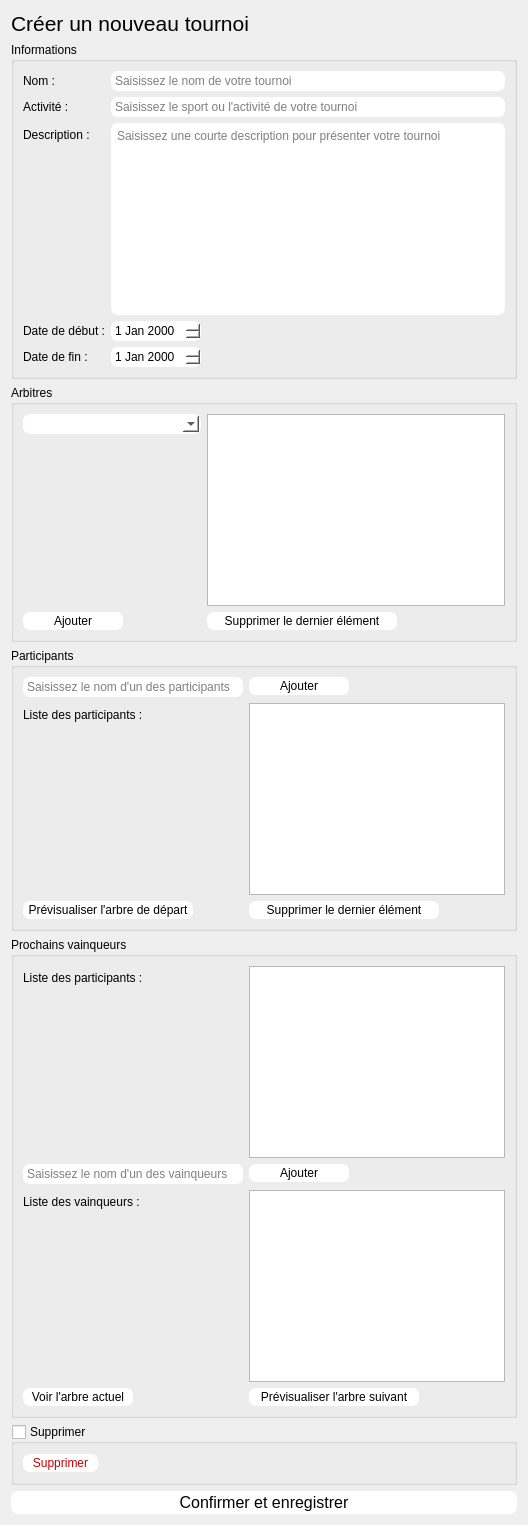
          <widget class="QWidget" name="createPage">
           <layout class="QVBoxLayout" name="verticalLayout_15">
            <item>
             <layout class="QHBoxLayout" name="horizontalLayout_11">
              <item>
               <widget class="QLabel" name="createTournamentLabel">
                <property name="font">
                 <font>
                  <pointsize>16</pointsize>
                 </font>
                </property>
                <property name="text">
                 <string>Créer un nouveau tournoi</string>
                </property>
               </widget>
              </item>
              <item>
               <spacer name="horizontalSpacer_3">
                <property name="orientation">
                 <enum>Qt::Horizontal</enum>
                </property>
                <property name="sizeHint" stdset="0">
                 <size>
                  <width>40</width>
                  <height>20</height>
                 </size>
                </property>
               </spacer>
              </item>
             </layout>
            </item>
            <item>
             <widget class="QGroupBox" name="tournamentInformationsGroupBox">
              <property name="title">
               <string>Informations</string>
              </property>
              <property name="flat">
               <bool>true</bool>
              </property>
              <layout class="QFormLayout" name="formLayout_4">
               <item row="0" column="0">
                <widget class="QLabel" name="tournamentNameLabel_2">
                 <property name="text">
                  <string>Nom :</string>
                 </property>
                </widget>
               </item>
               <item row="0" column="1">
                <widget class="QLineEdit" name="tournamentNameLineEdit">
                 <property name="maximumSize">
                  <size>
                   <width>448</width>
                   <height>16777215</height>
                  </size>
                 </property>
                 <property name="styleSheet">
                  <string notr="true">color: rgb(0, 0, 0);
background-color: rgb(255, 255, 255);
border: 2px solid white;
border-radius: 7px;</string>
                 </property>
                 <property name="placeholderText">
                  <string>Saisissez le nom de votre tournoi</string>
                 </property>
                 <property name="clearButtonEnabled">
                  <bool>true</bool>
                 </property>
                </widget>
               </item>
               <item row="1" column="0">
                <widget class="QLabel" name="tournamentActivityLabel">
                 <property name="text">
                  <string>Activité :</string>
                 </property>
                </widget>
               </item>
               <item row="1" column="1">
                <widget class="QLineEdit" name="tournamentActivityLineEdit">
                 <property name="maximumSize">
                  <size>
                   <width>448</width>
                   <height>16777215</height>
                  </size>
                 </property>
                 <property name="styleSheet">
                  <string notr="true">color: rgb(0, 0, 0);
background-color: rgb(255, 255, 255);
border: 2px solid white;
border-radius: 7px;</string>
                 </property>
                 <property name="placeholderText">
                  <string>Saisissez le sport ou l'activité de votre tournoi</string>
                 </property>
                 <property name="clearButtonEnabled">
                  <bool>true</bool>
                 </property>
                </widget>
               </item>
               <item row="2" column="0">
                <widget class="QLabel" name="tournamentResumeLabel">
                 <property name="text">
                  <string>Description :</string>
                 </property>
                </widget>
               </item>
               <item row="2" column="1">
                <widget class="QTextEdit" name="tournamentResumeTextEdit">
                 <property name="maximumSize">
                  <size>
                   <width>448</width>
                   <height>16777215</height>
                  </size>
                 </property>
                 <property name="styleSheet">
                  <string notr="true">color: rgb(0, 0, 0);
background-color: rgb(255, 255, 255);
border: 2px solid white;
border-radius: 7px;</string>
                 </property>
                 <property name="placeholderText">
                  <string>Saisissez une courte description pour présenter votre tournoi</string>
                 </property>
                </widget>
               </item>
               <item row="3" column="0">
                <widget class="QLabel" name="startDateLabel">
                 <property name="text">
                  <string>Date de début :</string>
                 </property>
                </widget>
               </item>
               <item row="3" column="1">
                <widget class="QDateEdit" name="startDateEdit">
                 <property name="maximumSize">
                  <size>
                   <width>90</width>
                   <height>16777215</height>
                  </size>
                 </property>
                 <property name="styleSheet">
                  <string notr="true">color: rgb(0, 0, 0);
background-color: rgb(255, 255, 255);
border: 2px solid white;
border-radius: 7px;</string>
                 </property>
                </widget>
               </item>
               <item row="4" column="0">
                <widget class="QLabel" name="endDateLabel">
                 <property name="text">
                  <string>Date de fin :</string>
                 </property>
                </widget>
               </item>
               <item row="4" column="1">
                <widget class="QDateEdit" name="endDateEdit">
                 <property name="maximumSize">
                  <size>
                   <width>90</width>
                   <height>16777215</height>
                  </size>
                 </property>
                 <property name="styleSheet">
                  <string notr="true">color: rgb(0, 0, 0);
background-color: rgb(255, 255, 255);
border: 2px solid white;
border-radius: 7px;</string>
                 </property>
                </widget>
               </item>
              </layout>
             </widget>
            </item>
            <item>
             <widget class="QGroupBox" name="tournamentArbiterGroupBox">
              <property name="title">
               <string>Arbitres</string>
              </property>
              <property name="flat">
               <bool>true</bool>
              </property>
              <layout class="QFormLayout" name="formLayout_9">
               <item row="0" column="0">
                <widget class="QComboBox" name="arbiterNameComboBox">
                 <property name="minimumSize">
                  <size>
                   <width>160</width>
                   <height>0</height>
                  </size>
                 </property>
                 <property name="styleSheet">
                  <string notr="true">color: rgb(0, 0, 0);
background-color: rgb(255, 255, 255);
border: 2px solid white;
border-radius: 7px;</string>
                 </property>
                 <property name="editable">
                  <bool>true</bool>
                 </property>
                 <property name="placeholderText">
                  <string>Saisissez le nom d'un arbitre</string>
                 </property>
                 <item>
                  <property name="text">
                   <string>Antoine</string>
                  </property>
                 </item>
                 <item>
                  <property name="text">
                   <string>Mattéo</string>
                  </property>
                 </item>
                 <item>
                  <property name="text">
                   <string>Titouan</string>
                  </property>
                 </item>
                 <item>
                  <property name="text">
                   <string>Lucas</string>
                  </property>
                 </item>
                 <item>
                  <property name="text">
                   <string>Axel</string>
                  </property>
                 </item>
                </widget>
               </item>
               <item row="0" column="1">
                <widget class="QListWidget" name="arbiterListWidget">
                 <property name="maximumSize">
                  <size>
                   <width>448</width>
                   <height>16777215</height>
                  </size>
                 </property>
                </widget>
               </item>
               <item row="1" column="0">
                <widget class="QPushButton" name="addArbiterPushButton">
                 <property name="minimumSize">
                  <size>
                   <width>100</width>
                   <height>0</height>
                  </size>
                 </property>
                 <property name="maximumSize">
                  <size>
                   <width>100</width>
                   <height>16777215</height>
                  </size>
                 </property>
                 <property name="styleSheet">
                  <string notr="true">color: rgb(0, 0, 0);
background-color: rgb(255, 255, 255);
border: 2px solid white;
border-radius: 7px;</string>
                 </property>
                 <property name="text">
                  <string>Ajouter</string>
                 </property>
                </widget>
               </item>
               <item row="1" column="1">
                <widget class="QPushButton" name="delLastArbiterPushButton">
                 <property name="minimumSize">
                  <size>
                   <width>0</width>
                   <height>0</height>
                  </size>
                 </property>
                 <property name="maximumSize">
                  <size>
                   <width>190</width>
                   <height>16777215</height>
                  </size>
                 </property>
                 <property name="styleSheet">
                  <string notr="true">color: rgb(0, 0, 0);
background-color: rgb(255, 255, 255);
border: 2px solid white;
border-radius: 7px;</string>
                 </property>
                 <property name="text">
                  <string>Supprimer le dernier élément</string>
                 </property>
                </widget>
               </item>
              </layout>
             </widget>
            </item>
            <item>
             <widget class="QGroupBox" name="participantsGroupBox">
              <property name="title">
               <string>Participants</string>
              </property>
              <property name="flat">
               <bool>true</bool>
              </property>
              <layout class="QFormLayout" name="formLayout_6">
               <item row="0" column="0">
                <widget class="QLineEdit" name="addParticipantsLineEdit">
                 <property name="minimumSize">
                  <size>
                   <width>220</width>
                   <height>0</height>
                  </size>
                 </property>
                 <property name="styleSheet">
                  <string notr="true">color: rgb(0, 0, 0);
background-color: rgb(255, 255, 255);
border: 2px solid white;
border-radius: 7px;</string>
                 </property>
                 <property name="placeholderText">
                  <string>Saisissez le nom d'un des participants</string>
                 </property>
                 <property name="clearButtonEnabled">
                  <bool>true</bool>
                 </property>
                </widget>
               </item>
               <item row="0" column="1">
                <widget class="QPushButton" name="addParticipantsPushButton">
                 <property name="maximumSize">
                  <size>
                   <width>100</width>
                   <height>16777215</height>
                  </size>
                 </property>
                 <property name="styleSheet">
                  <string notr="true">color: rgb(0, 0, 0);
background-color: rgb(255, 255, 255);
border: 2px solid white;
border-radius: 7px;</string>
                 </property>
                 <property name="text">
                  <string>Ajouter</string>
                 </property>
                </widget>
               </item>
               <item row="1" column="0">
                <widget class="QLabel" name="participantsListLabel">
                 <property name="text">
                  <string>Liste des participants :</string>
                 </property>
                </widget>
               </item>
               <item row="1" column="1">
                <widget class="QListWidget" name="participantsListListWidget">
                 <property name="maximumSize">
                  <size>
                   <width>397</width>
                   <height>16777215</height>
                  </size>
                 </property>
                </widget>
               </item>
               <item row="2" column="0">
                <widget class="QPushButton" name="previewPushButton">
                 <property name="minimumSize">
                  <size>
                   <width>170</width>
                   <height>0</height>
                  </size>
                 </property>
                 <property name="styleSheet">
                  <string notr="true">color: rgb(0, 0, 0);
background-color: rgb(255, 255, 255);
border: 2px solid white;
border-radius: 7px;</string>
                 </property>
                 <property name="text">
                  <string>Prévisualiser l'arbre de départ</string>
                 </property>
                </widget>
               </item>
               <item row="2" column="1">
                <widget class="QPushButton" name="delLastElementPushButton">
                 <property name="maximumSize">
                  <size>
                   <width>190</width>
                   <height>16777215</height>
                  </size>
                 </property>
                 <property name="styleSheet">
                  <string notr="true">color: rgb(0, 0, 0);
background-color: rgb(255, 255, 255);
border: 2px solid white;
border-radius: 7px;</string>
                 </property>
                 <property name="text">
                  <string>Supprimer le dernier élément</string>
                 </property>
                </widget>
               </item>
              </layout>
             </widget>
            </item>
            <item>
             <widget class="QGroupBox" name="winnerGroupBox">
              <property name="title">
               <string>Prochains vainqueurs</string>
              </property>
              <property name="flat">
               <bool>true</bool>
              </property>
              <layout class="QFormLayout" name="formLayout_7">
               <item row="0" column="0">
                <widget class="QLabel" name="participantsListLabel_2">
                 <property name="text">
                  <string>Liste des participants :</string>
                 </property>
                </widget>
               </item>
               <item row="0" column="1">
                <widget class="QListWidget" name="participantsListListWidget_2">
                 <property name="maximumSize">
                  <size>
                   <width>397</width>
                   <height>16777215</height>
                  </size>
                 </property>
                </widget>
               </item>
               <item row="1" column="0">
                <widget class="QLineEdit" name="winnersNameLineEdit">
                 <property name="minimumSize">
                  <size>
                   <width>220</width>
                   <height>0</height>
                  </size>
                 </property>
                 <property name="styleSheet">
                  <string notr="true">color: rgb(0, 0, 0);
background-color: rgb(255, 255, 255);
border: 2px solid white;
border-radius: 7px;</string>
                 </property>
                 <property name="placeholderText">
                  <string>Saisissez le nom d'un des vainqueurs</string>
                 </property>
                 <property name="clearButtonEnabled">
                  <bool>true</bool>
                 </property>
                </widget>
               </item>
               <item row="1" column="1">
                <widget class="QPushButton" name="winnersAddPushButton">
                 <property name="maximumSize">
                  <size>
                   <width>100</width>
                   <height>16777215</height>
                  </size>
                 </property>
                 <property name="styleSheet">
                  <string notr="true">color: rgb(0, 0, 0);
background-color: rgb(255, 255, 255);
border: 2px solid white;
border-radius: 7px;</string>
                 </property>
                 <property name="text">
                  <string>Ajouter</string>
                 </property>
                </widget>
               </item>
               <item row="2" column="0">
                <widget class="QLabel" name="winnersListLabel">
                 <property name="text">
                  <string>Liste des vainqueurs :</string>
                 </property>
                </widget>
               </item>
               <item row="2" column="1">
                <widget class="QListWidget" name="winnersListListWidget">
                 <property name="maximumSize">
                  <size>
                   <width>397</width>
                   <height>16777215</height>
                  </size>
                 </property>
                </widget>
               </item>
               <item row="3" column="0">
                <widget class="QPushButton" name="seeTreePushButton">
                 <property name="minimumSize">
                  <size>
                   <width>110</width>
                   <height>0</height>
                  </size>
                 </property>
                 <property name="styleSheet">
                  <string notr="true">color: rgb(0, 0, 0);
background-color: rgb(255, 255, 255);
border: 2px solid white;
border-radius: 7px;</string>
                 </property>
                 <property name="text">
                  <string>Voir l'arbre actuel</string>
                 </property>
                </widget>
               </item>
               <item row="3" column="1">
                <widget class="QPushButton" name="previewPushButton_2">
                 <property name="maximumSize">
                  <size>
                   <width>170</width>
                   <height>16777215</height>
                  </size>
                 </property>
                 <property name="styleSheet">
                  <string notr="true">color: rgb(0, 0, 0);
background-color: rgb(255, 255, 255);
border: 2px solid white;
border-radius: 7px;</string>
                 </property>
                 <property name="text">
                  <string>Prévisualiser l'arbre suivant</string>
                 </property>
                </widget>
               </item>
              </layout>
             </widget>
            </item>
            <item>
             <widget class="QGroupBox" name="delTournamentGroupBox">
              <property name="title">
               <string>Supprimer</string>
              </property>
              <property name="flat">
               <bool>true</bool>
              </property>
              <property name="checkable">
               <bool>true</bool>
              </property>
              <property name="checked">
               <bool>false</bool>
              </property>
              <layout class="QHBoxLayout" name="horizontalLayout_12">
               <item>
                <widget class="QPushButton" name="delTournamentPushButton">
                 <property name="minimumSize">
                  <size>
                   <width>75</width>
                   <height>0</height>
                  </size>
                 </property>
                 <property name="styleSheet">
                  <string notr="true">color: rgb(193, 0, 0);
background-color: rgb(255, 255, 255);
border: 2px solid white;
border-radius: 7px;</string>
                 </property>
                 <property name="text">
                  <string>Supprimer</string>
                 </property>
                </widget>
               </item>
               <item>
                <spacer name="horizontalSpacer_8">
                 <property name="orientation">
                  <enum>Qt::Horizontal</enum>
                 </property>
                 <property name="sizeHint" stdset="0">
                  <size>
                   <width>40</width>
                   <height>20</height>
                  </size>
                 </property>
                </spacer>
               </item>
              </layout>
             </widget>
            </item>
            <item>
             <widget class="QPushButton" name="validateTournamentPushButton">
              <property name="maximumSize">
               <size>
                <width>643</width>
                <height>16777215</height>
               </size>
              </property>
              <property name="font">
               <font>
                <pointsize>12</pointsize>
               </font>
              </property>
              <property name="styleSheet">
               <string notr="true">color: rgb(0, 0, 0);
background-color: rgb(255, 255, 255);
border: 2px solid white;
border-radius: 7px;</string>
              </property>
              <property name="text">
               <string>Confirmer et enregistrer</string>
              </property>
             </widget>
            </item>
           </layout>
          </widget>
